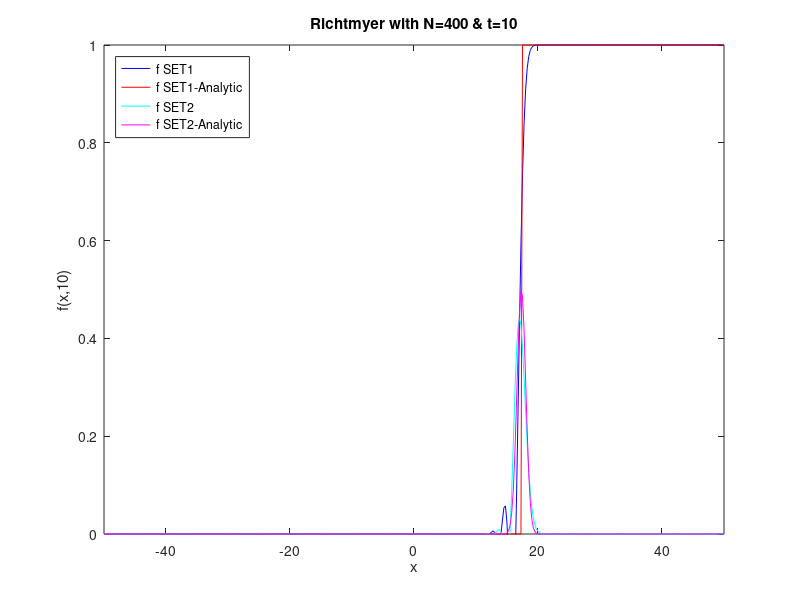

Reproduce this figure in MATLAB.
load Richt400t10.dat;
x = Richt400t10(:,1);
F1 = Richt400t10(:,3);
F1A = Richt400t10(:,4);
F2 = Richt400t10(:,5);
F2A = Richt400t10(:,6);


plot(x,F1,'b',x,F1A,'r',x,F2,'c',x,F2A,'m');
title('Richtmyer with N=400 & t=10')
xlabel('x')
ylabel('f(x,10)')
legend({'f SET1','f SET1-Analytic','f SET2','f SET2-Analytic'},'Location','northwest')
axis([-50 50 0 1])
